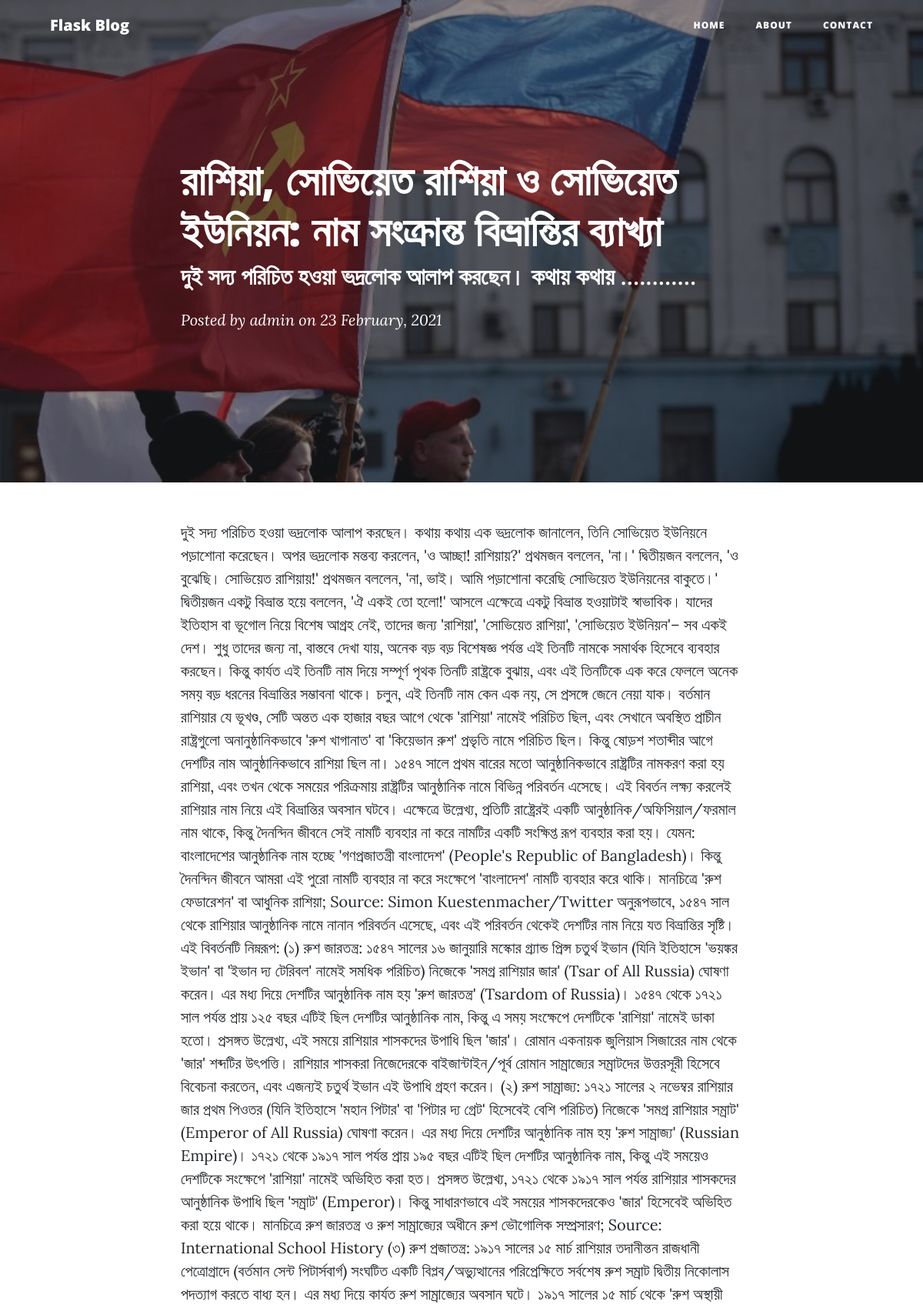
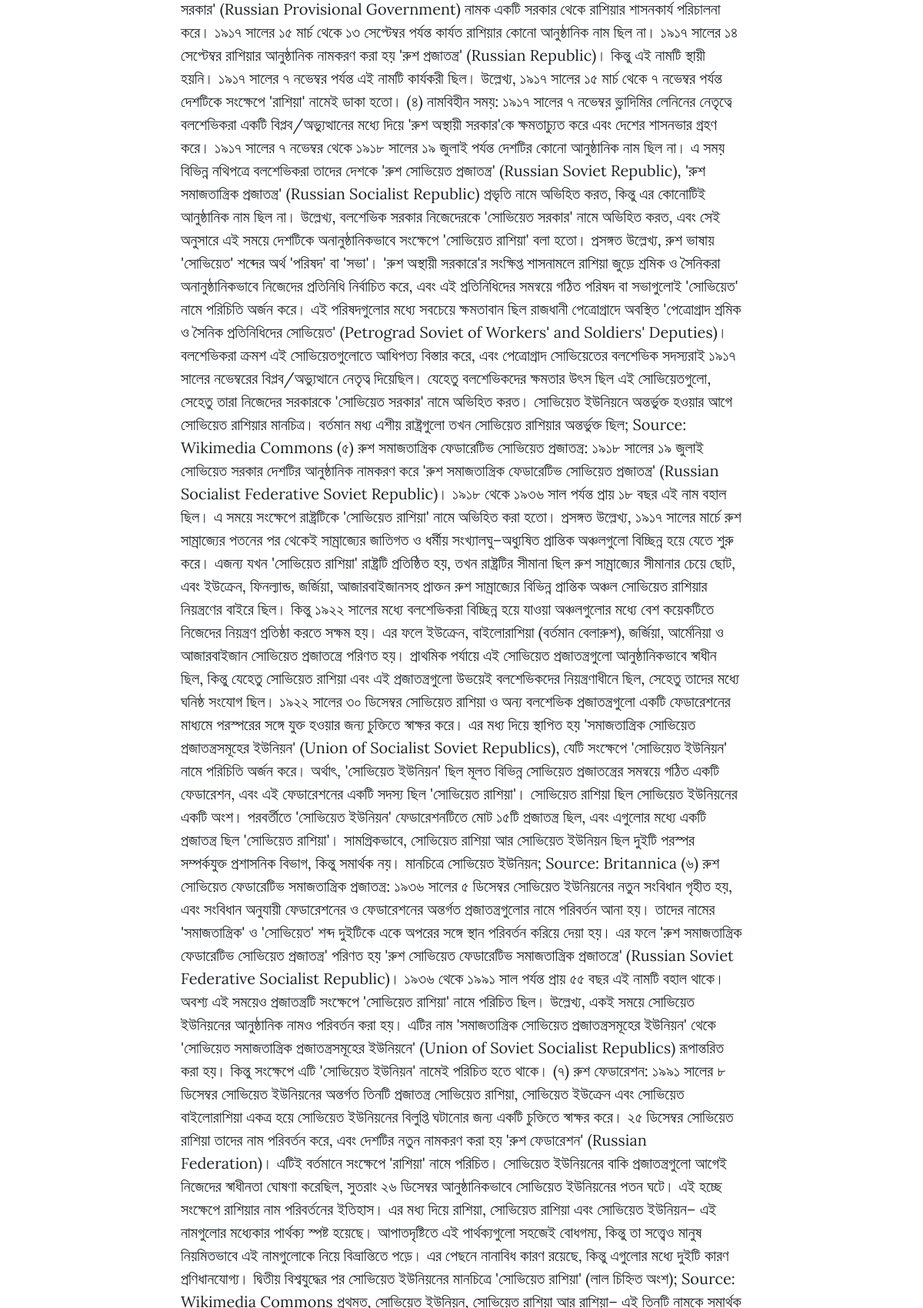
Screenshot of /post/2 (upper part) with the database file from the repository (2 pictures, top to bottom).
### flaskblog.py (models this page shows, shortened)
class Post(db.Model):
    sl = db.Column(db.Integer, primary_key=True)
    title = db.Column(db.String(120), nullable=False)
    slug = db.Column(db.String(21), nullable=False)
    content = db.Column(db.String(120), nullable=False)
    date = db.Column(db.String(50), nullable=True,default= datetime.utcnow().strftime("%d %B, %Y"))
    img_file = db.Column(db.String(60), nullable=True)

### flaskblog.py (the view)
@app.route('/post/<string:sl>', methods=['GET'])
def post_route(sl):
    post = Post.query.filter_by(sl=sl).first()
    return render_template('post.html', params=params, post=post)

### templates/post.html (shortened to what this page needs)
{% extends 'layout.html' %}
{% block body %}
  {%  set fname='img/' + post.img_file %}
  <header class="masthead" style="background-image: url('{{ url_for('static',filename=fname) }}')">
    <div class="overlay"></div>
    <div class="container">
      <div class="row">
        <div class="col-lg-8 col-md-10 mx-auto">
          <div class="post-heading">
            <h1>{{post.title}}</h1>
            <h2 class="subheading">{{ post.slug }}</h2>
            <span class="meta">Posted by
              <a href="#">admin</a>
              on {{ post.date }}</span>
          </div>
        </div>
      </div>
    </div>
  </header>
  <article>
    <div class="container">
      <div class="row">
        <div class="col-lg-8 col-md-10 mx-auto">
        </div>
      </div>
    </div>
  </article>
{% endblock body %}

### rows the page displays
Post: title "রাশিয়া, সোভিয়েত রাশিয়া ও সোভিয়েত ইউনিয়ন: নাম সংক্রান্ত বিভ্রান্তির ব্যাখ্যা", slug "দুই সদ্য পরিচিত হওয়া ভদ্রলোক আলাপ করছেন। কথায় কথায় ............", date "23 February, 2021"

### other values shown
{{ params['websitename'] }} "Flask Blog"
